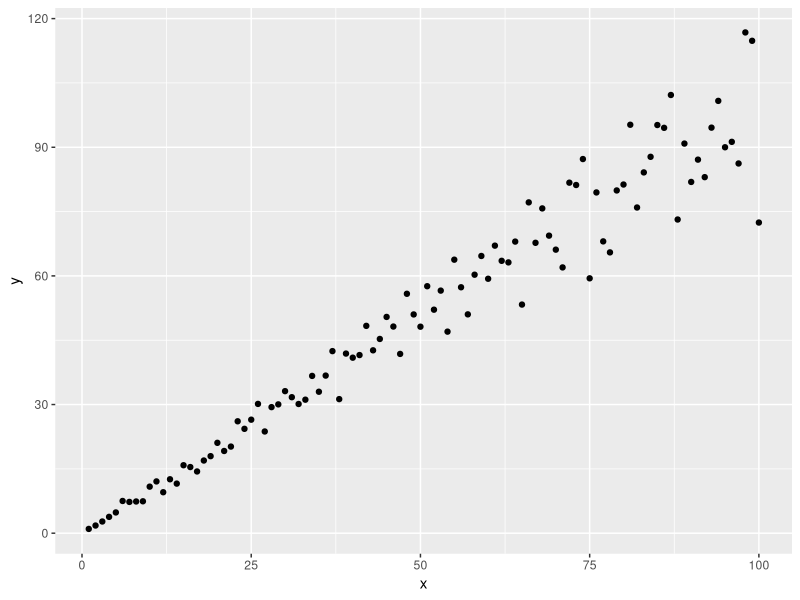
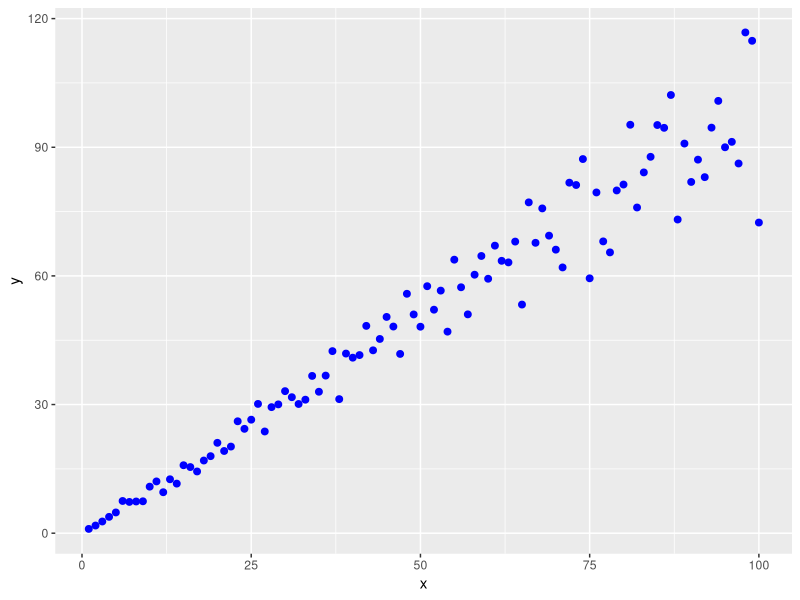
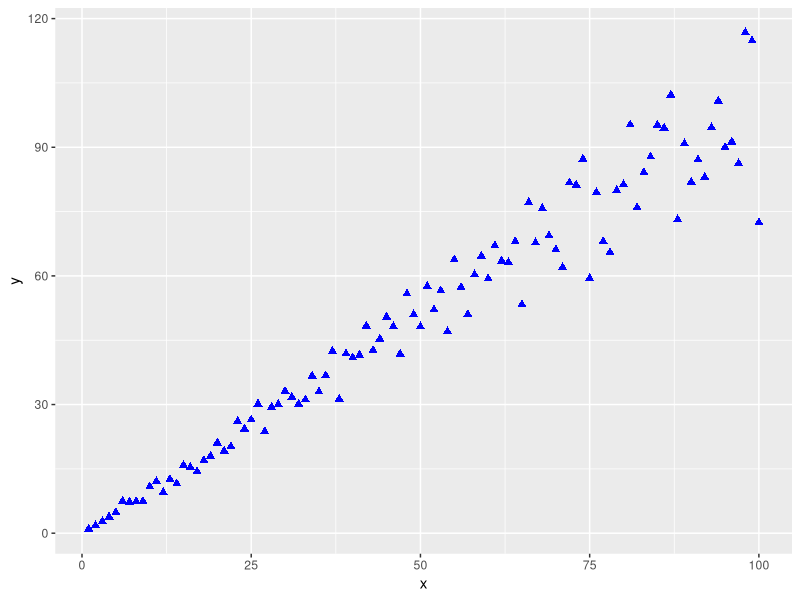

Recreate these plots in R, in order.
## ---- chunk 1
knitr::opts_chunk$set(echo = TRUE, fig.align='center')

# title: Creating a scatter plot
# author: jonathan
# revised: 16/2/2020 

WEB <- c("https://bioceed.uib.no/dropfolder/bioSTATS/Rmd/Basic/Visualizing/Simple/scatter-plot.html")
GIT <- c("https://github.com/jonathansoule/biostats/blob/master/Basic/Visualizing/Simple/scatter-plot.Rmd")
library(ggplot2)
## ---- chunk 2
# variable 1
x <- 1:100
# variable 2
y <- x*(rnorm(100, mean=1, sd=.1))
# dataframe
df <- data.frame(x,y)
## ---- chunk 3
ggplot(df, aes(x,y)) +
    geom_point()
## ---- chunk 4
ggplot(df, aes(x,y)) +
    geom_point(size=2, colour="blue")
## ---- chunk 5
ggplot(df, aes(x,y)) +
  geom_point(size=2, colour="blue", shape=17)
